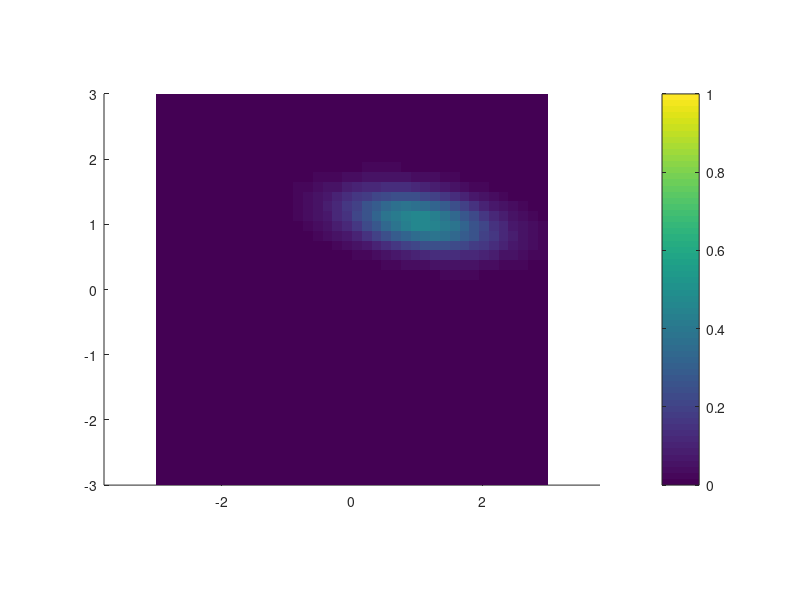

The MATLAB source for this figure:
% Script: convect2d.m
close all;
clear all;
 
% Specify x range and number of points
x0 = -3;
x1 = 3;
Nx = 40;
 
% Specify y range and number of points
y0 = -3;
y1 = 3;
Ny = 40;
 
% Construct mesh
x = linspace(x0,x1,Nx+1);
y = linspace(y0,y1,Ny+1);
[xg,yg] = ndgrid(x,y);
 
% Construct mesh needed for plotting
xp = zeros(4,Nx*Ny);
yp = zeros(4,Nx*Ny);
n = 0;
for j = 1:Ny
for i = 1:Nx
n = n + 1;
xp(1,n) = x(i);
yp(1,n) = y(j);
xp(2,n) = x(i+1);
yp(2,n) = y(j);
xp(3,n) = x(i+1);
yp(3,n) = y(j+1);
xp(4,n) = x(i);
yp(4,n) = y(j+1);
end
end
 
% Calculate midpoint values in each control volume
xmid = 0.5*(x(1:Nx) + x(2:Nx+1));
ymid = 0.5*(y(1:Ny) + y(2:Ny+1));
[xmidg,ymidg] = ndgrid(xmid,ymid);
 
% Calculate cell size in control volumes (assumed equal) and area
dx = x(2) - x(1);
dy = y(2) - y(1);
A = dx*dy;
 
% Set velocity
u = 1;
v = 1;
 
% Set final time
tfinal = 1;
 
% Set timestep
CFL = 1.0;
dt = 0.075;%CFL/(abs(u)/dx + abs(v)/dy);
 
% Set initial condition to Q0 = exp(-x^2 - 20*y^2)
% Note: technically, we should average the initial
% distribution in each cell but I chose to just set
% the value of Q in each control volume to the midpoint
% value of Q0.
Q = exp(-xmidg.^2 - 20*ymidg.^2);
t = 0;
 
% Loop until t > tfinal
while (t < tfinal)
% The following implement the bcs by creating a larger array
% for Q and putting the appropriate values in the first and last
% columns or rows to set the correct bcs
Qbc(2:Nx+1,2:Ny+1) = Q; % Copy Q into Qbc
 
%Setting periodic bc in x-direction
Qbc( 1,2:Ny+1) = Q(Nx, :); % Periodic bc
Qbc(Nx+2,2:Ny+1) = Q( 1, :); % Periodic bc
 
%Set periodic bc in y-direction
Qbc( 2:Nx+1, 1) = Q(:, Ny);
Qbc(2:Nx+1, Ny+2) = Q( :, 1);
 
% Calculate the flux at each interface
% First the i interfaces
F_left = -0.5 *( Qbc(2:Nx+1, 2:Ny+1) + Qbc(1:Nx, 2:Ny+1)) + 0.5 *( Qbc(2:Nx+1, 2:Ny+1) - Qbc(1:Nx, 2:Ny+1));
F_right = 0.5 *( Qbc(2:Nx+1, 2:Ny+1) + Qbc(3:Nx+2, 2:Ny+1)) + 0.5 *( Qbc(2:Nx+1, 2:Ny+1) - Qbc(3:Nx+2, 2:Ny+1));
 
% Now the j interfaces
F_upper = 0.5 * ( Qbc(2:Nx+1, 2:Ny+1) + Qbc(2:Nx+1, 3:Ny+2)) + 0.5 * ( Qbc(2:Nx+1,2:Ny+1) - Qbc(2:Nx+1, 3:Ny+2));
F_lower = -0.5 * ( Qbc(2:Nx+1, 2:Ny+1) + Qbc(2:Nx+1, 1:Ny)) + 0.5 * ( Qbc(2:Nx+1,2:Ny+1) - Qbc(2:Nx+1, 1:Ny));
 
% Add contributions to right hand side from fluxes
F = F_right + F_left + F_upper + F_lower;
 
% Forward Euler step
Q = Q -(dt/dx) * F;
 
% Increment time
t = t + dt;
 
% Plot current solution
Qp = reshape(Q,1,Nx*Ny);
clf;
[Hp] = patch(xp,yp,Qp);
set(Hp,'EdgeAlpha',0);
axis('equal');
caxis([0,1]);
colorbar;
drawnow;
end
